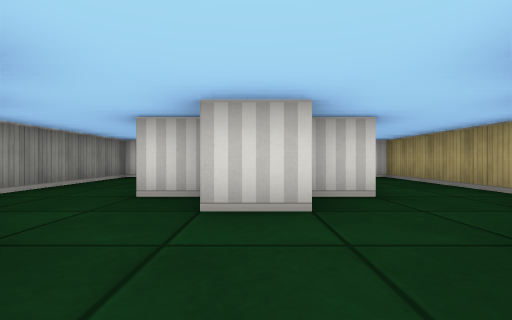
View 1 (above)

13 first-person views from a walk through a cub3D ray-caster map. The camera is about half as high as the walls, looks level and sees 85° across. The floor is counted in squares. Each view is taken from the middle of a square. On the plan, view 1 faces up. The plan holds only what a view shows up to about 9 squares ahead; the rest is blank.

View 2
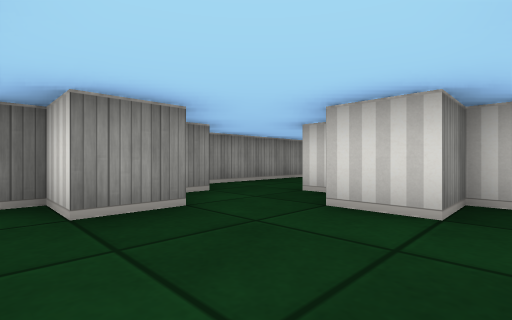

View 3
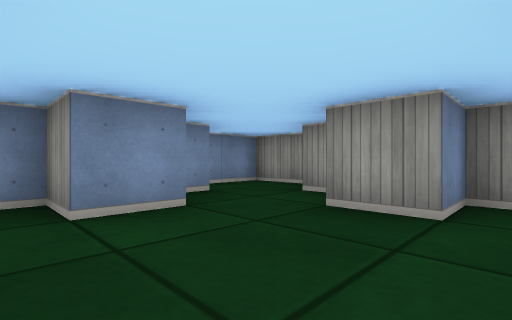

View 4
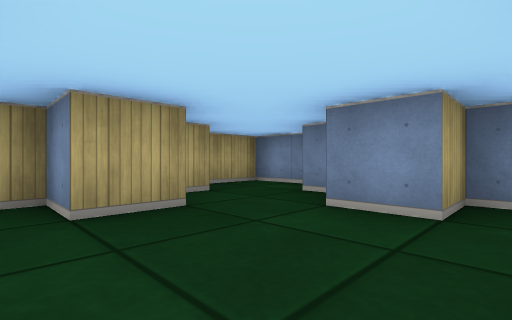

View 5
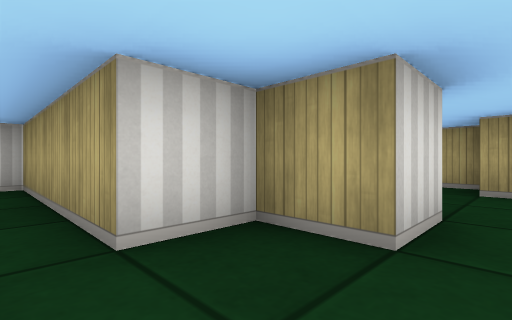

View 6
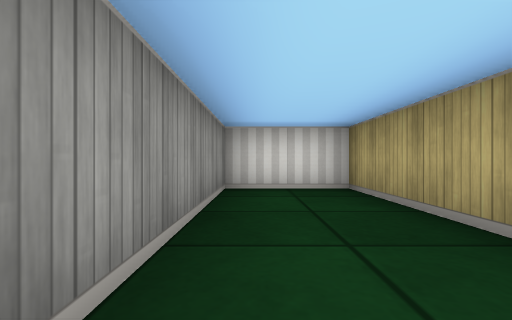

View 7
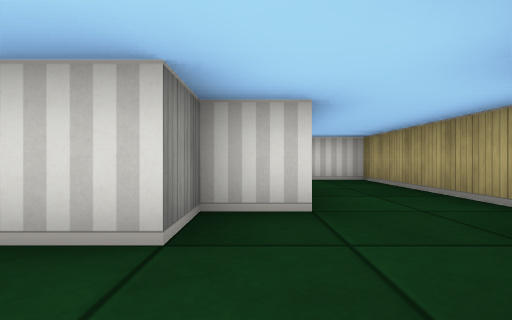

View 8
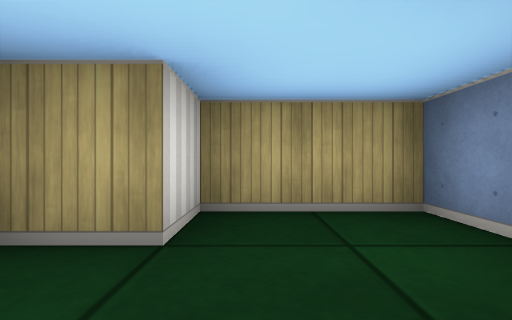

View 9
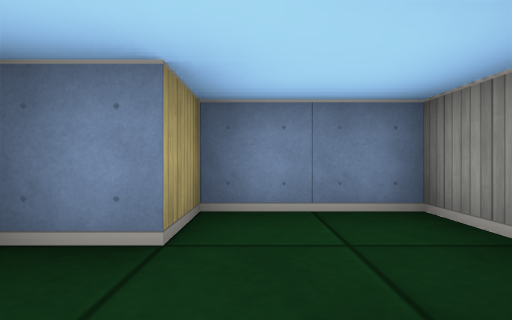

View 10
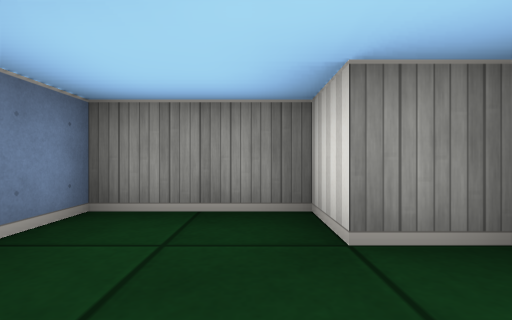

View 11
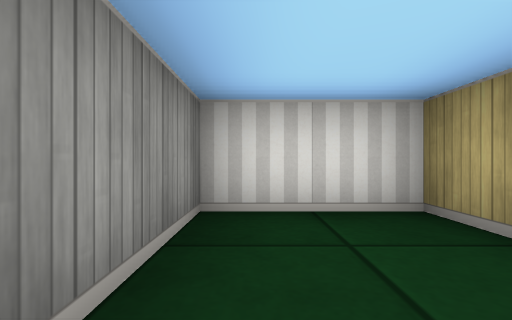

View 12
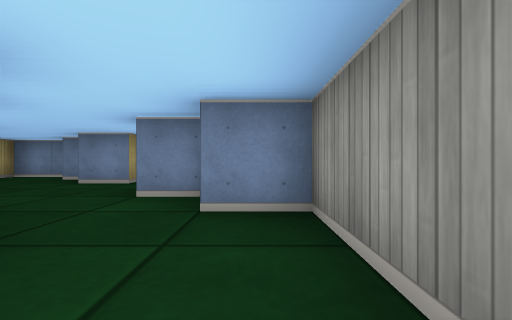

View 13
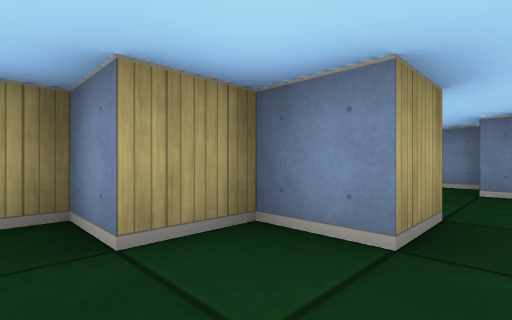

### Floor plan
Points are (right, up) in squares from view 1. A wall is a line through its corners. A room is listed if a view was taken in it or the views show most of it. See-through windows are left out.
Room 1 (views 1, 2, 3, 4, 5, 6, 7, 8, 9, 10, 11, 12, 13)
walls: (1.5, 0.5) (1.5, 1.5) (2.5, 1.5) (2.5, 2.5) (3.5, 2.5) (3.5, 7.5) (1.5, 7.5) (1.5, 3.5) (0.5, 3.5) (0.5, 2.5) (-0.5, 2.5) (-0.5, 3.5) (-1.5, 3.5) (-1.5, 7.5) (-3.5, 7.5) (-3.5, 2.5) (-2.5, 2.5) (-2.5, 1.5) (-1.5, 1.5) (-1.5, 0.5) (-2.5, 0.5) (-2.5, -0.5) (-3.5, -0.5) (-3.5, -2.5) (-1.5, -2.5) (-1.5, -1.5) (-0.5, -1.5) (-0.5, -0.5) (0.5, -0.5) (0.5, -1.5) (1.5, -1.5); (1.5, -2.5) (3.5, -2.5) (3.5, -0.5) (2.5, -0.5) (2.5, 0.4)

Where each view was taken, in squares from view 1:
view 1: 0 up, 0 right, facing up
view 2: 0 up, 1 right, facing up-left
view 3: 2 up, 1 right, facing down-left
view 4: 2 up, 1 left, facing down-right
view 5: 2 up, 2 left, facing up-right
view 6: 3 up, 2 right, facing up
view 7: 1 up, 1 right, facing up
view 8: 1 down, 1 right, facing right
view 9: 0 up, 2 left, facing down
view 10: 1 down, 1 left, facing left
view 11: 5 up, 3 left, facing up
view 12: 5 up, 3 left, facing down
view 13: 3 up, 1 right, facing down-right
